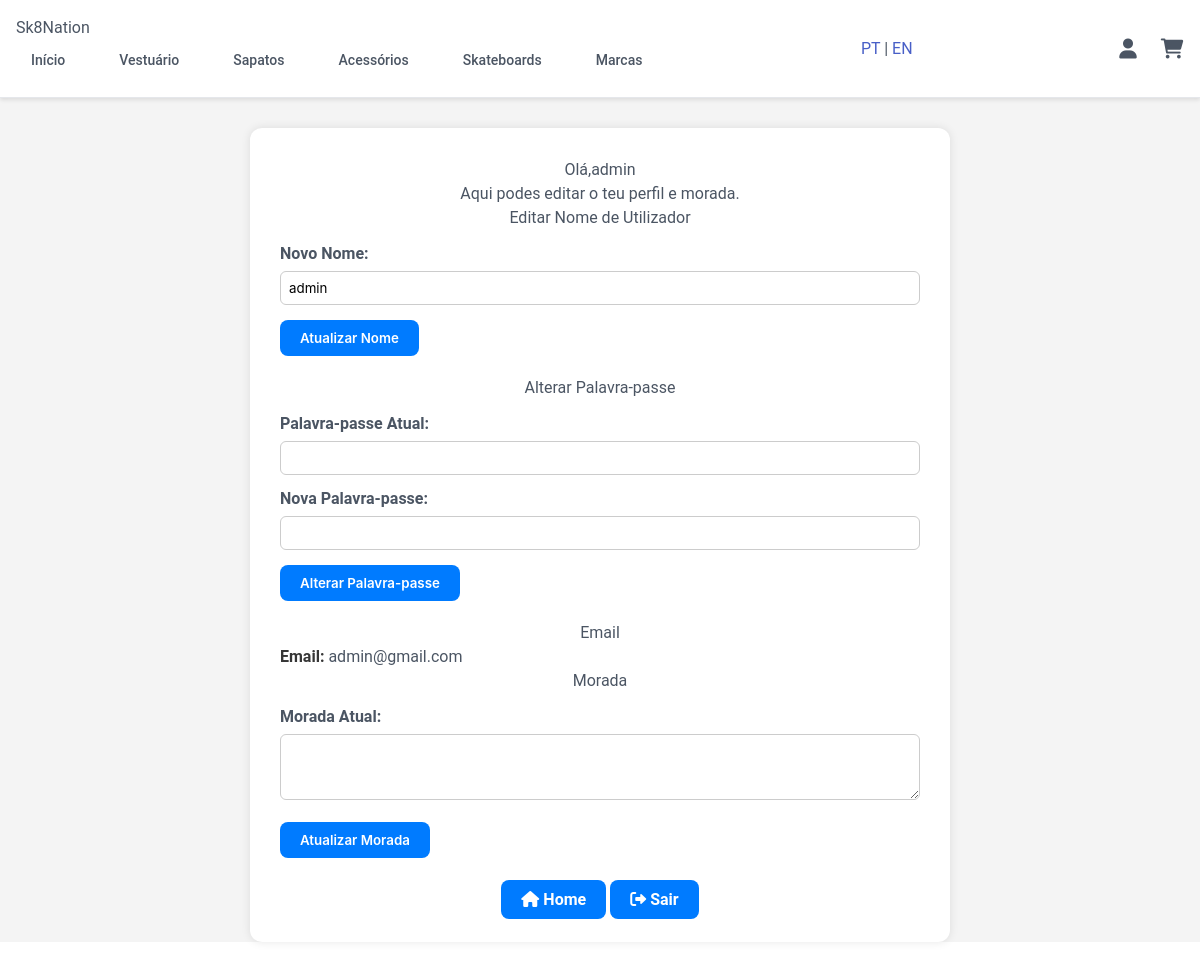
/login/userprofi.php (signed in), run on the app's committed database.
### tables this page shows
CREATE TABLE `users` (
  `id` int(11) NOT NULL,
  `username` varchar(50) NOT NULL,
  `password` varchar(255) NOT NULL,
  `role` enum('admin','user') NOT NULL DEFAULT 'user',
  `created_at` timestamp NOT NULL DEFAULT current_timestamp(),
  `email` varchar(100) DEFAULT NULL,
  `morada` text DEFAULT NULL,
  `verification_code` varchar(64) DEFAULT NULL,
  `reset_token` varchar(255) DEFAULT NULL,
  `reset_token_expiry` datetime DEFAULT NULL
);

### login/userprofi.php (the view, shortened to what this page needs)
<?php
require '../db.php';
$user_id = $_SESSION["user_id"];
$sql = "SELECT username, email, morada
        FROM users
        WHERE id = ?";
$stmt = $conn->prepare($sql);
$stmt->bind_param("i", $user_id);
$stmt->execute();
$result = $stmt->get_result();
if ($result->num_rows > 0) {
    $dados = $result->fetch_assoc();
    $username = $dados['username'];
    $email = $dados['email'];
    $morada = $dados['morada'];
} else {
    $username = "Desconhecido";
    $email = "Não disponível";
    $morada = "";
}
?>
<!DOCTYPE html>
<html lang="pt">
<head>
</head>
<body>
    <?php include('../header.php'); ?>
    <div class="perfil-container">
        <h2>Olá,<?php echo htmlspecialchars($username); ?></span></h2>
        <p style="text-align:center;">Aqui podes editar o teu perfil e morada.</p>
        <h3>Editar Nome de Utilizador</h3>
        <form action="update_profile.php" method="post">
            <label for="novo_username">Novo Nome:</label>
            <input type="text" name="novo_username" id="novo_username" value="<?php echo htmlspecialchars($username); ?>" required>
            <button type="submit" class="btn">Atualizar Nome</button>
        </form>
        <h3>Alterar Palavra-passe</h3>
        <form action="update_password.php" method="post">
            <label for="password_atual">Palavra-passe Atual:</label>
            <input type="password" name="password_atual" id="password_atual" required>
            <label for="nova_password">Nova Palavra-passe:</label>
            <input type="password" name="nova_password" id="nova_password" required>
            <button type="submit" class="btn">Alterar Palavra-passe</button>
        </form>
        <h3>Email</h3>
        <p><strong>Email:</strong> <?php echo htmlspecialchars($email); ?></p>
        <h3>Morada</h3>
        <form action="update_address.php" method="post">
            <label for="morada">Morada Atual:</label>
            <textarea name="morada" id="morada" rows="3" required><?php echo htmlspecialchars($morada); ?></textarea>
            <button type="submit" class="btn">Atualizar Morada</button>
        </form>
        <div class="btn-group">
            <a href="../home.php" class="btn"><i class="fas fa-home"></i> Home</a>
            <a href="logout.php" class="btn"><i class="fas fa-sign-out-alt"></i> Sair</a>
        </div>
    </div>
</body>
</html>

### static/estilos.css (style rules this page uses)
body { background-color: #f9fafb; color: #4b5563; font-family: Arial, sans-serif; margin: 0; padding: 0; }
.btn { background-color: #1f2937; color: white; padding: 12px 24px; border-radius: 8px; font-weight: 600; text-decoration: none; transition: background-color 0.3s; border: none; cursor: pointer; margin-top: 20px; }
.btn { background-color: #fbbf24; color: white; padding: 12px 24px; border-radius: 8px; font-weight: 600; text-decoration: none; transition: background-color 0.3s; }

### login/userprofi.php (style rules this page uses)
body { font-family: 'Roboto', sans-serif; background-color: #f4f4f4; margin: 0; }
.perfil-container { background-color: #fff; max-width: 700px; margin: 30px auto; padding: 30px; border-radius: 12px; box-shadow: 0 0 10px rgba(0,0,0,0.1); }
h2, h3 { text-align: center; }
form { margin-bottom: 20px; }
label { display: block; margin-top: 12px; font-weight: bold; }
input[type="text"], input[type="password"], textarea { width: 100%; padding: 8px; margin-top: 5px; border-radius: 6px; border: 1px solid #ccc; }
.btn { margin-top: 15px; padding: 10px 20px; border: none; border-radius: 8px; background-color: #007bff; color: white; cursor: pointer; transition: background-color 0.3s ease; }
.btn-group { text-align: center; margin-top: 30px; }

### data on the page
users: username "admin", novo_username "admin", email "admin@gmail.com"

### other printed values
$lang['home'] "Início"
$lang['clothing'] "Vestuário"
$lang['shoes'] "Sapatos"
$lang['accessories'] "Acessórios"
$lang['skateboards'] "Skateboards"
$lang['brands'] "Marcas"
